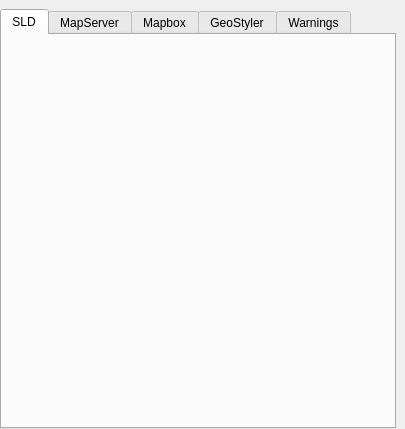
<?xml version="1.0" encoding="UTF-8"?>
<ui version="4.0">
 <class>DockWidget</class>
 <widget class="QDockWidget" name="DockWidget">
  <property name="geometry">
   <rect>
    <x>0</x>
    <y>0</y>
    <width>405</width>
    <height>429</height>
   </rect>
  </property>
  <property name="sizePolicy">
   <sizepolicy hsizetype="Preferred" vsizetype="Preferred">
    <horstretch>0</horstretch>
    <verstretch>0</verstretch>
   </sizepolicy>
  </property>
  <property name="windowTitle">
   <string>Style Viewer</string>
  </property>
  <widget class="QWidget" name="dockWidgetContents">
   <property name="sizePolicy">
    <sizepolicy hsizetype="Expanding" vsizetype="Expanding">
     <horstretch>0</horstretch>
     <verstretch>0</verstretch>
    </sizepolicy>
   </property>
   <layout class="QVBoxLayout" name="verticalLayout">
    <property name="leftMargin">
     <number>0</number>
    </property>
    <property name="bottomMargin">
     <number>0</number>
    </property>
    <item>
     <widget class="QTabWidget" name="tabWidget">
      <property name="currentIndex">
       <number>0</number>
      </property>
      <property name="elideMode">
       <enum>Qt::ElideMiddle</enum>
      </property>
      <widget class="QWidget" name="tab_2">
       <attribute name="title">
        <string>SLD</string>
       </attribute>
       <layout class="QVBoxLayout" name="verticalLayout_3">
        <property name="leftMargin">
         <number>0</number>
        </property>
        <property name="topMargin">
         <number>0</number>
        </property>
        <property name="rightMargin">
         <number>0</number>
        </property>
        <property name="bottomMargin">
         <number>0</number>
        </property>
        <item>
         <widget class="QWidget" name="widgetSld" native="true">
          <property name="sizePolicy">
           <sizepolicy hsizetype="Expanding" vsizetype="Expanding">
            <horstretch>0</horstretch>
            <verstretch>0</verstretch>
           </sizepolicy>
          </property>
         </widget>
        </item>
       </layout>
      </widget>
      <widget class="QWidget" name="tab_5">
       <attribute name="title">
        <string>MapServer</string>
       </attribute>
       <layout class="QVBoxLayout" name="verticalLayout_6">
        <property name="leftMargin">
         <number>0</number>
        </property>
        <property name="topMargin">
         <number>0</number>
        </property>
        <property name="rightMargin">
         <number>0</number>
        </property>
        <property name="bottomMargin">
         <number>0</number>
        </property>
        <item>
         <widget class="QWidget" name="widgetMapserver" native="true">
          <property name="sizePolicy">
           <sizepolicy hsizetype="Expanding" vsizetype="Expanding">
            <horstretch>0</horstretch>
            <verstretch>0</verstretch>
           </sizepolicy>
          </property>
         </widget>
        </item>
       </layout>
      </widget>
      <widget class="QWidget" name="tab_3">
       <attribute name="title">
        <string>Mapbox</string>
       </attribute>
       <layout class="QVBoxLayout" name="verticalLayout_4">
        <property name="leftMargin">
         <number>0</number>
        </property>
        <property name="topMargin">
         <number>0</number>
        </property>
        <property name="rightMargin">
         <number>0</number>
        </property>
        <property name="bottomMargin">
         <number>0</number>
        </property>
        <item>
         <widget class="QWidget" name="widgetMapbox" native="true">
          <property name="sizePolicy">
           <sizepolicy hsizetype="Expanding" vsizetype="Expanding">
            <horstretch>0</horstretch>
            <verstretch>0</verstretch>
           </sizepolicy>
          </property>
         </widget>
        </item>
       </layout>
      </widget>
      <widget class="QWidget" name="tab">
       <attribute name="title">
        <string>GeoStyler</string>
       </attribute>
       <layout class="QVBoxLayout" name="verticalLayout_2">
        <property name="leftMargin">
         <number>0</number>
        </property>
        <property name="topMargin">
         <number>0</number>
        </property>
        <property name="rightMargin">
         <number>0</number>
        </property>
        <property name="bottomMargin">
         <number>0</number>
        </property>
        <item>
         <widget class="QWidget" name="widgetGeostyler" native="true">
          <property name="sizePolicy">
           <sizepolicy hsizetype="Expanding" vsizetype="Expanding">
            <horstretch>0</horstretch>
            <verstretch>0</verstretch>
           </sizepolicy>
          </property>
         </widget>
        </item>
       </layout>
      </widget>
      <widget class="QWidget" name="tab_4">
       <attribute name="title">
        <string>Warnings</string>
       </attribute>
       <layout class="QVBoxLayout" name="verticalLayout_5">
        <item>
         <widget class="QPlainTextEdit" name="txtWarnings">
          <property name="focusPolicy">
           <enum>Qt::NoFocus</enum>
          </property>
          <property name="frameShape">
           <enum>QFrame::Panel</enum>
          </property>
          <property name="textInteractionFlags">
           <set>Qt::LinksAccessibleByMouse|Qt::TextSelectableByKeyboard|Qt::TextSelectableByMouse</set>
          </property>
         </widget>
        </item>
       </layout>
      </widget>
     </widget>
    </item>
   </layout>
  </widget>
 </widget>
 <resources/>
 <connections/>
</ui>
